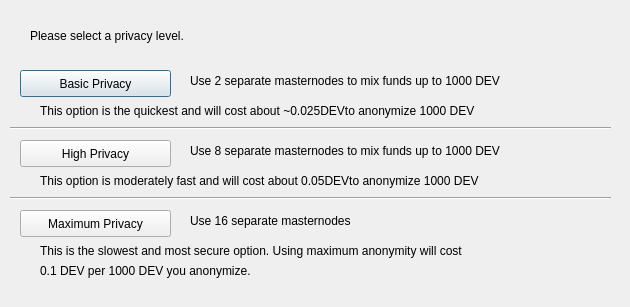
<?xml version="1.0" encoding="UTF-8"?>
<ui version="4.0">
 <class>DarksendConfig</class>
 <widget class="QDialog" name="DarksendConfig">
  <property name="geometry">
   <rect>
    <x>0</x>
    <y>0</y>
    <width>630</width>
    <height>307</height>
   </rect>
  </property>
  <property name="windowTitle">
   <string>Configure Darksend</string>
  </property>
  <widget class="QPushButton" name="buttonBasic">
   <property name="geometry">
    <rect>
     <x>20</x>
     <y>70</y>
     <width>151</width>
     <height>27</height>
    </rect>
   </property>
   <property name="text">
    <string>Basic Privacy</string>
   </property>
  </widget>
  <widget class="QPushButton" name="buttonHigh">
   <property name="geometry">
    <rect>
     <x>20</x>
     <y>140</y>
     <width>151</width>
     <height>27</height>
    </rect>
   </property>
   <property name="text">
    <string>High Privacy</string>
   </property>
  </widget>
  <widget class="QPushButton" name="buttonMax">
   <property name="geometry">
    <rect>
     <x>20</x>
     <y>210</y>
     <width>151</width>
     <height>27</height>
    </rect>
   </property>
   <property name="text">
    <string>Maximum Privacy</string>
   </property>
  </widget>
  <widget class="QLabel" name="label">
   <property name="geometry">
    <rect>
     <x>30</x>
     <y>20</y>
     <width>571</width>
     <height>31</height>
    </rect>
   </property>
   <property name="text">
    <string>Please select a privacy level.</string>
   </property>
  </widget>
  <widget class="QLabel" name="label_2">
   <property name="geometry">
    <rect>
     <x>190</x>
     <y>70</y>
     <width>421</width>
     <height>21</height>
    </rect>
   </property>
   <property name="text">
    <string>Use 2 separate masternodes to mix funds up to 1000 DEV</string>
   </property>
  </widget>
  <widget class="QLabel" name="label_3">
   <property name="geometry">
    <rect>
     <x>190</x>
     <y>140</y>
     <width>411</width>
     <height>21</height>
    </rect>
   </property>
   <property name="text">
    <string>Use 8 separate masternodes to mix funds up to 1000 DEV</string>
   </property>
  </widget>
  <widget class="QLabel" name="label_4">
   <property name="geometry">
    <rect>
     <x>190</x>
     <y>210</y>
     <width>421</width>
     <height>21</height>
    </rect>
   </property>
   <property name="text">
    <string>Use 16 separate masternodes</string>
   </property>
  </widget>
  <widget class="QLabel" name="label_6">
   <property name="geometry">
    <rect>
     <x>40</x>
     <y>100</y>
     <width>561</width>
     <height>21</height>
    </rect>
   </property>
   <property name="text">
    <string>This option is the quickest and will cost about ~0.025DEVto anonymize 1000 DEV</string>
   </property>
  </widget>
  <widget class="QLabel" name="label_7">
   <property name="geometry">
    <rect>
     <x>40</x>
     <y>170</y>
     <width>561</width>
     <height>21</height>
    </rect>
   </property>
   <property name="text">
    <string>This option is moderately fast and will cost about 0.05DEVto anonymize 1000 DEV</string>
   </property>
  </widget>
  <widget class="QLabel" name="label_8">
   <property name="geometry">
    <rect>
     <x>40</x>
     <y>240</y>
     <width>561</width>
     <height>21</height>
    </rect>
   </property>
   <property name="text">
    <string>This is the slowest and most secure option. Using maximum anonymity will cost</string>
   </property>
  </widget>
  <widget class="QLabel" name="label_9">
   <property name="geometry">
    <rect>
     <x>40</x>
     <y>260</y>
     <width>561</width>
     <height>21</height>
    </rect>
   </property>
   <property name="text">
    <string>0.1 DEV per 1000 DEV you anonymize.</string>
   </property>
  </widget>
  <widget class="Line" name="line">
   <property name="geometry">
    <rect>
     <x>10</x>
     <y>120</y>
     <width>601</width>
     <height>16</height>
    </rect>
   </property>
   <property name="orientation">
    <enum>Qt::Horizontal</enum>
   </property>
  </widget>
  <widget class="Line" name="line_2">
   <property name="geometry">
    <rect>
     <x>10</x>
     <y>190</y>
     <width>601</width>
     <height>16</height>
    </rect>
   </property>
   <property name="orientation">
    <enum>Qt::Horizontal</enum>
   </property>
  </widget>
 </widget>
 <resources/>
 <connections/>
</ui>
